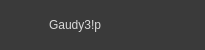
<?xml version="1.0" encoding="UTF-8"?>
<ui version="4.0">
 <class>Form</class>
 <widget class="QWidget" name="Form">
  <property name="geometry">
   <rect>
    <x>0</x>
    <y>0</y>
    <width>205</width>
    <height>50</height>
   </rect>
  </property>
  <property name="sizePolicy">
   <sizepolicy hsizetype="Expanding" vsizetype="Fixed">
    <horstretch>1</horstretch>
    <verstretch>0</verstretch>
   </sizepolicy>
  </property>
  <property name="minimumSize">
   <size>
    <width>143</width>
    <height>50</height>
   </size>
  </property>
  <property name="maximumSize">
   <size>
    <width>16777215</width>
    <height>50</height>
   </size>
  </property>
  <property name="windowTitle">
   <string>Form</string>
  </property>
  <property name="styleSheet">
   <string notr="true">background-color: rgb(58, 58, 58);
border-radius:24px;</string>
  </property>
  <layout class="QHBoxLayout" name="horizontalLayout">
   <item>
    <widget class="QLabel" name="icon">
     <property name="maximumSize">
      <size>
       <width>32</width>
       <height>31</height>
      </size>
     </property>
     <property name="text">
      <string/>
     </property>
     <property name="pixmap">
      <pixmap>../../../images/userIcon1.png</pixmap>
     </property>
     <property name="scaledContents">
      <bool>false</bool>
     </property>
     <property name="alignment">
      <set>Qt::AlignmentFlag::AlignCenter</set>
     </property>
     <property name="wordWrap">
      <bool>false</bool>
     </property>
    </widget>
   </item>
   <item>
    <widget class="QLabel" name="username">
     <property name="styleSheet">
      <string notr="true">font: 500 12pt &quot;Raleway&quot;;
color: rgb(217, 217, 217);</string>
     </property>
     <property name="text">
      <string>Gaudy3!p</string>
     </property>
    </widget>
   </item>
  </layout>
 </widget>
 <resources/>
 <connections/>
</ui>
